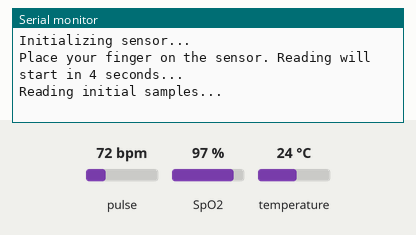
Simulated run of this sketch. Board: ESP32. On the bench: the last lines printed to the serial monitor. The test bench sets the inputs (shaded band); at power-on: pulse 72 bpm, SpO2 97 %, temperature 24 °C.

Above: at 1.2 s.
1.3 s: pulse set to 42 bpm
At 5.8 s:
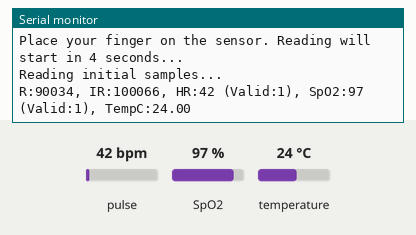
6.0 s: SpO2 set to 80 %
At 6.9 s:
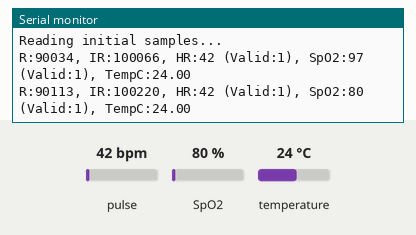
7.5 s: temperature set to 12 °C
At 8.8 s:
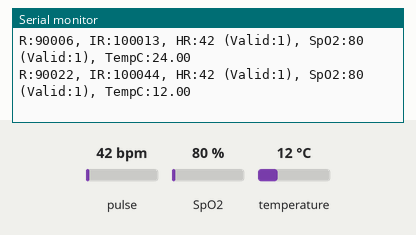
Timing chart, 0 to 10.5 s (numbered marks = the images above; inputs shaded):
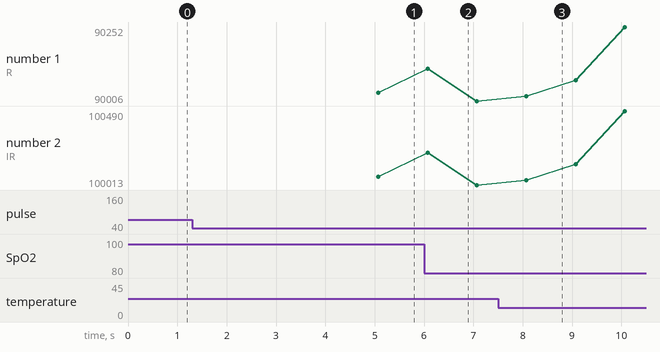

Measured:
- after the input at 1.3 s, the serial monitor: prints a new line after 3.8 s (image 1)
- after the input at 6.0 s, the serial monitor: prints a new line after 0.07 s (image 2)
- after the input at 7.5 s, the serial monitor: prints a new line after 0.57 s (image 3)

The sketch:

sketch_nov3a.ino
```cpp
/*
 * Combined code to read:
 * 1. SpO2 (Blood Oxygen)
 * 2. Heart Rate (BPM)
 * 3. Temperature (C)
 * 4. Red Light Value
 * 5. IR Light Value
 * 6. Presence Detection ("No Finger?")
 *
 * This code is a synthesis of the examples provided, primarily based on
 * Example 3 (SpO2) and augmented with features from Examples 2 and 4.
 */

#include <Wire.h>
#include "MAX30105.h"
#include "spo2_algorithm.h"

MAX30105 particleSensor;

// --- Globals from SpO2 Example ---
// Use 32-bit buffers for better compatibility with ESP32/modern boards
uint32_t irBuffer[100];   // Infrared LED sensor data
uint32_t redBuffer[100];  // Red LED sensor data

int32_t bufferLength;     // Data length
int32_t spo2;             // SPO2 value
int8_t validSPO2;         // Indicator to show if the SPO2 calculation is valid
int32_t heartRate;        // Heart rate value
int8_t validHeartRate;    // Indicator to show if the heart rate calculation is valid
// ---------------------------------

void setup() {
  Serial.begin(9600); // Or 115200 for faster data
  Serial.println(F("Initializing sensor..."));

  // Initialize sensor
  if (!particleSensor.begin(Wire, I2C_SPEED_FAST)) // Use default I2C port, 400kHz speed
  {
    Serial.println(F("MAX30105 was not found. Please check wiring/power."));
    while (1);
  }

  Serial.println(F("Place your finger on the sensor. Reading will start in 4 seconds..."));

  // --- Sensor Configuration (from SpO2 Example) ---
  byte ledBrightness = 60;   // Options: 0=Off to 255=50mA
  byte sampleAverage = 4;    // Options: 1, 2, 4, 8, 16, 32
  byte ledMode = 2;          // Options: 1 = Red only, 2 = Red + IR, 3 = Red + IR + Green
  byte sampleRate = 100;     // Options: 50, 100, 200, 400, 800, 1000, 1600, 3200
  int pulseWidth = 411;      // Options: 69, 118, 215, 411
  int adcRange = 4096;       // Options: 2048, 4096, 8192, 16384

  particleSensor.setup(ledBrightness, sampleAverage, ledMode, sampleRate, pulseWidth, adcRange);

  // --- Enable Temperature (from Temp Example) ---
  // This is required to read the temperature
  particleSensor.enableDIETEMPRDY();
}

void loop() {
  bufferLength = 100; // Buffer length of 100 stores 4 seconds of samples running at 25sps

  // Read the first 100 samples (first 4 seconds) to fill the buffer
  Serial.println(F("Reading initial samples..."));
  for (byte i = 0; i < bufferLength; i++) {
    while (particleSensor.available() == false) // Do we have new data?
      particleSensor.check(); // Check the sensor for new data

    redBuffer[i] = particleSensor.getRed();
    irBuffer[i] = particleSensor.getIR();
    particleSensor.nextSample(); // We're finished with this sample so move to next sample
  }

  // Calculate heart rate and SpO2 after first 100 samples
  maxim_heart_rate_and_oxygen_saturation(irBuffer, bufferLength, redBuffer, &spo2, &validSPO2, &heartRate, &validHeartRate);

  // Continuously take samples from MAX30105.
  // Heart rate and SpO2 are calculated every 1 second (25 new samples)
  while (1) {
    // Dumping the first 25 sets of samples in the memory and shifting the last 75 sets
    for (byte i = 25; i < 100; i++) {
      redBuffer[i - 25] = redBuffer[i];
      irBuffer[i - 25] = irBuffer[i];
    }

    // Take 25 new sets of samples
    for (byte i = 75; i < 100; i++) {
      while (particleSensor.available() == false) // Do we have new data?
        particleSensor.check(); // Check the sensor for new data

      redBuffer[i] = particleSensor.getRed();
      irBuffer[i] = particleSensor.getIR();
      particleSensor.nextSample(); // We're finished with this sample
    }

    // After gathering 25 new samples, recalculate HR and SP02
    maxim_heart_rate_and_oxygen_saturation(irBuffer, bufferLength, redBuffer, &spo2, &validSPO2, &heartRate, &validHeartRate);

    // --- Now, read and display ALL parameters ---

    // 1. Get Temperature
    float temperature = particleSensor.readTemperature(); // Read from Temp Example

    // 2. Get latest Red/IR values
    uint32_t currentIR = irBuffer[99];
    uint32_t currentRed = redBuffer[99];

    // 3. Get Presence Detection
    bool fingerDetected = (currentIR > 50000); // Logic from BPM Example

    // 4. Print all data in one clean line
    Serial.print(F("R:"));
    Serial.print(currentRed);

    Serial.print(F(", IR:"));
    Serial.print(currentIR);

    Serial.print(F(", HR:"));
    Serial.print(heartRate);
    Serial.print(F(" (Valid:"));
    Serial.print(validHeartRate);
    Serial.print(F(")"));

    Serial.print(F(", SpO2:"));
    Serial.print(spo2);
    Serial.print(F(" (Valid:"));
    Serial.print(validSPO2);
    Serial.print(F(")"));

    Serial.print(F(", TempC:"));
    Serial.print(temperature, 2); // Print with 2 decimal places

    if (!fingerDetected) {
      Serial.print(F(" --- NO FINGER ---"));
    }

    Serial.println(); // New line for next set of readings
  }
}
```
